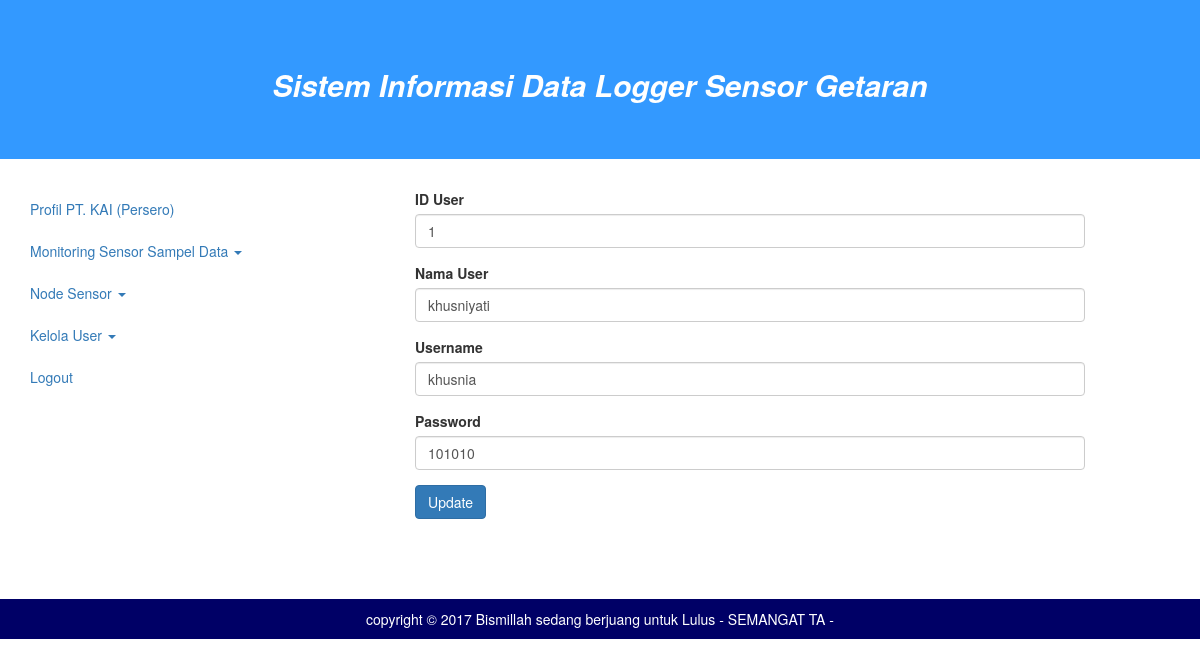
/index.php?page=user-edit&id_user=1 (signed in), run on the app's committed database.
### tables this page shows
CREATE TABLE `user` (
  `id_user` int(11) NOT NULL,
  `nama_user` varchar(30) NOT NULL,
  `username` varchar(30) NOT NULL,
  `password` varchar(30) NOT NULL,
  `level` enum('admin','operator') NOT NULL
);

### user-edit.php (the view)
<?php
	$id_user = $_GET['id_user'];
	$q = $link->query("SELECT * FROM user WHERE id_user='".$id_user."'");
	$r = $q->fetch_assoc();
?>
<form action="user-op.php" method="POST">
	<div class="form-group">
		<label for="id_user">ID User</label>
		<input type="text" name="id_user" id="id_user" class="form-control" value="<?php echo $r['id_user']; ?>" required>
	</div>
	<div class="form-group">
		<label for="nama_user">Nama User</label>
		<input type="text" name="nama_user" id="nama_user" class="form-control" value="<?php echo $r['nama_user']; ?>" required>
	</div>
	<div class="form-group">
		<label for="username">Username</label>
		<input type="text" name="username" id="username" class="form-control" value="<?php echo $r['username']; ?>" required>
	</div>
	<div class="form-group">
		<label for="pass">Password</label><br>
		<input type="text" name="pass" id="pass" class="form-control" value="<?php echo $r['password']; ?>" required>
	</div>
	<input type="submit" name="op" value="Update" class="btn btn-primary">
</form>

### data on the page
user: id_user "1", nama_user "khusniyati", username "khusnia", pass "101010"
